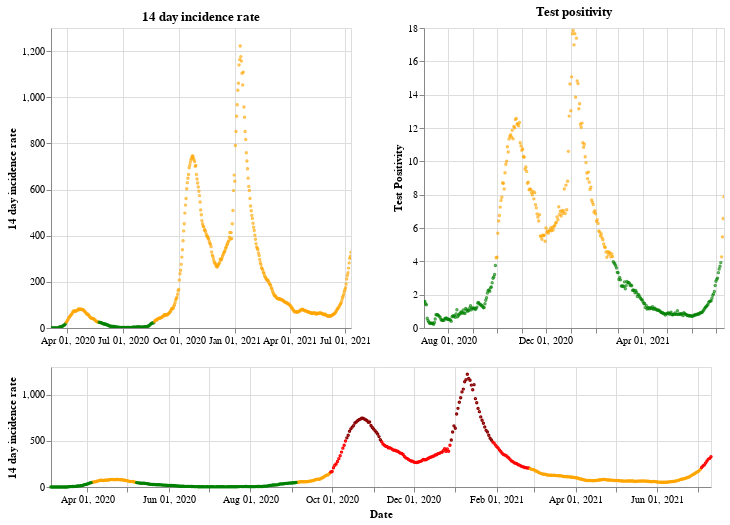

The notebook cell this image was saved under:
### Markdown cell above
## Northern Ireland

### Code cell
plot_traffic_light('Northern Ireland')

### Figure 1 — Vega-Lite specification as saved in the notebook (floating-point values rounded to 4 significant figures; data arrays with more than 128 entries replaced by an {"elided": "..."} marker saying what was removed)
{"config": {"view": {"continuousWidth": 400, "continuousHeight": 300}}, "vconcat": [{"hconcat": [{"mark": {"type": "point", "size": 2}, "encoding": {"color": {"condition": {"value": "green", "test": "(datum.twoWeeklyCasesRate <= 25)"}, "value": "orange"}, "tooltip": [{"type": "nominal", "field": "areaName"}, {"type": "temporal", "field": "date"}, {"type": "quantitative", "field": "twoWeeklyCasesRate"}, {"type": "quantitative", "field": "testPositivity"}], "x": {"type": "temporal", "axis": {"title": ""}, "field": "date", "scale": {"domain": {"selection": "DateBrush"}}, "timeUnit": "yearmonthdate"}, "y": {"type": "quantitative", "axis": {"title": "14 day incidence rate"}, "field": "twoWeeklyCasesRate"}}, "title": "14 day incidence rate", "width": 300}, {"mark": {"type": "point", "size": 2}, "encoding": {"color": {"condition": {"value": "green", "test": "(datum.testPositivity <= 4)"}, "value": "orange"}, "tooltip": [{"type": "nominal", "field": "areaName"}, {"type": "temporal", "field": "date"}, {"type": "quantitative", "field": "twoWeeklyCasesRate"}, {"type": "quantitative", "field": "testPositivity"}], "x": {"type": "temporal", "axis": {"title": ""}, "field": "date", "scale": {"domain": {"selection": "DateBrush"}}, "timeUnit": "yearmonthdate"}, "y": {"type": "quantitative", "axis": {"title": "Test Positivity"}, "field": "testPositivity"}}, "title": "Test positivity", "width": 300}]}, {"layer": [{"mark": {"type": "point", "size": 2}, "encoding": {"color": {"condition": {"value": "orange", "test": "(((datum.testPositivity < 4) && (datum.twoWeeklyCasesRate >= 50)) && (datum.twoWeeklyCasesRate < 200))"}, "value": "red"}, "opacity": {"condition": {"value": 1, "test": "((datum.twoWeeklyCasesRate >= 50) && (datum.twoWeeklyCasesRate < 500))"}, "value": 0}, "tooltip": [{"type": "nominal", "field": "areaName"}, {"type": "temporal", "field": "date"}, {"type": "quantitative", "field": "twoWeeklyCasesRate"}, {"type": "quantitative", "field": "testPositivity"}], "x": {"type": "temporal", "axis": {"title": "Date"}, "field": "date", "timeUnit": "yearmonthdate"}, "y": {"type": "quantitative", "axis": {"title": "14 day incidence rate"}, "field": "twoWeeklyCasesRate"}}, "selection": {"DateBrush": {"type": "interval", "encodings": ["x"], "fields": ["Time"]}}}, {"mark": {"type": "point", "size": 2}, "encoding": {"color": {"value": "darkred"}, "opacity": {"condition": {"value": 1, "test": "(datum.twoWeeklyCasesRate >= 500)"}, "value": 0}, "tooltip": [{"type": "nominal", "field": "areaName"}, {"type": "temporal", "field": "date"}, {"type": "quantitative", "field": "twoWeeklyCasesRate"}, {"type": "quantitative", "field": "testPositivity"}], "x": {"type": "temporal", "axis": {"title": "Date"}, "field": "date", "timeUnit": "yearmonthdate"}, "y": {"type": "quantitative", "axis": {"title": "14 day incidence rate"}, "field": "twoWeeklyCasesRate"}}}, {"mark": {"type": "point", "size": 2}, "encoding": {"color": {"condition": {"value": "green", "test": "((datum.testPositivity < 4) && (datum.twoWeeklyCasesRate < 50))"}, "value": "orange"}, "opacity": {"condition": {"value": 1, "test": "(datum.twoWeeklyCasesRate < 50)"}, "value": 0}, "tooltip": [{"type": "nominal", "field": "areaName"}, {"type": "temporal", "field": "date"}, {"type": "quantitative", "field": "twoWeeklyCasesRate"}, {"type": "quantitative", "field": "testPositivity"}], "x": {"type": "temporal", "axis": {"title": "Date"}, "field": "date", "timeUnit": "yearmonthdate"}, "y": {"type": "quantitative", "axis": {"title": "14 day incidence rate"}, "field": "twoWeeklyCasesRate"}}}], "height": 120, "width": 660}], "data": {"name": "data-0a2fcbd269c989b088d09bf05503e492"}, "$schema": "https://vega.github.io/schema/vega-lite/v4.8.1.json", "datasets": {"data-0a2fcbd269c989b088d09bf05503e492": {"elided": "494 records"}}}
